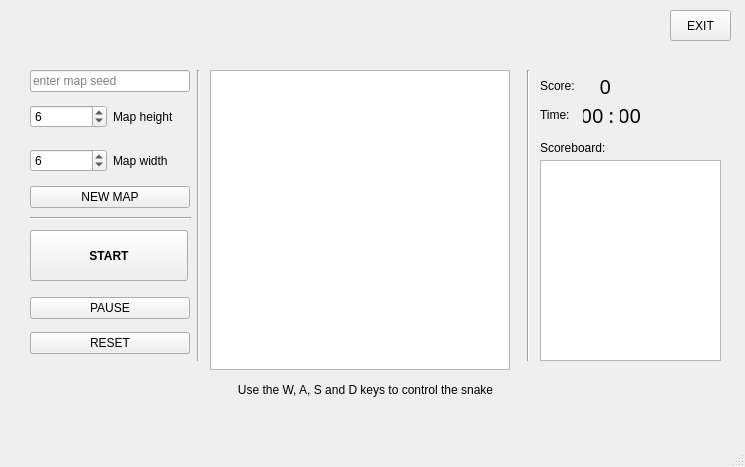
<?xml version="1.0" encoding="UTF-8"?>
<ui version="4.0">
 <class>MainWindow</class>
 <widget class="QMainWindow" name="MainWindow">
  <property name="geometry">
   <rect>
    <x>0</x>
    <y>0</y>
    <width>745</width>
    <height>467</height>
   </rect>
  </property>
  <property name="windowTitle">
   <string>MainWindow</string>
  </property>
  <widget class="QWidget" name="centralwidget">
   <widget class="QGraphicsView" name="gameView">
    <property name="geometry">
     <rect>
      <x>210</x>
      <y>70</y>
      <width>300</width>
      <height>300</height>
     </rect>
    </property>
   </widget>
   <widget class="QWidget" name="verticalLayoutWidget">
    <property name="geometry">
     <rect>
      <x>30</x>
      <y>70</y>
      <width>160</width>
      <height>138</height>
     </rect>
    </property>
    <layout class="QVBoxLayout" name="verticalLayout">
     <item>
      <widget class="QLineEdit" name="seedInputBox">
       <property name="text">
        <string/>
       </property>
       <property name="placeholderText">
        <string>enter map seed</string>
       </property>
      </widget>
     </item>
     <item>
      <layout class="QHBoxLayout" name="horizontalLayout">
       <item>
        <widget class="QSpinBox" name="heigthSelectBox">
         <property name="minimum">
          <number>3</number>
         </property>
         <property name="maximum">
          <number>10</number>
         </property>
         <property name="value">
          <number>6</number>
         </property>
        </widget>
       </item>
       <item>
        <widget class="QLabel" name="heighLabel">
         <property name="font">
          <font>
           <family>Arial</family>
          </font>
         </property>
         <property name="text">
          <string>Map height</string>
         </property>
        </widget>
       </item>
      </layout>
     </item>
     <item>
      <layout class="QHBoxLayout" name="horizontalLayout_2">
       <item>
        <widget class="QSpinBox" name="widthSelectBox">
         <property name="minimum">
          <number>3</number>
         </property>
         <property name="maximum">
          <number>10</number>
         </property>
         <property name="value">
          <number>6</number>
         </property>
        </widget>
       </item>
       <item>
        <widget class="QLabel" name="widthLabel">
         <property name="font">
          <font>
           <family>Arial</family>
          </font>
         </property>
         <property name="text">
          <string>Map width</string>
         </property>
        </widget>
       </item>
      </layout>
     </item>
     <item>
      <widget class="QPushButton" name="generatePushButton">
       <property name="font">
        <font>
         <family>Arial</family>
        </font>
       </property>
       <property name="text">
        <string>NEW MAP</string>
       </property>
      </widget>
     </item>
    </layout>
   </widget>
   <widget class="QWidget" name="verticalLayoutWidget_2">
    <property name="geometry">
     <rect>
      <x>30</x>
      <y>290</y>
      <width>160</width>
      <height>71</height>
     </rect>
    </property>
    <layout class="QVBoxLayout" name="verticalLayout_2">
     <item>
      <widget class="QPushButton" name="pausePushButton">
       <property name="font">
        <font>
         <family>Arial</family>
        </font>
       </property>
       <property name="text">
        <string>PAUSE</string>
       </property>
      </widget>
     </item>
     <item>
      <widget class="QPushButton" name="resetPushButton">
       <property name="font">
        <font>
         <family>Arial</family>
        </font>
       </property>
       <property name="text">
        <string>RESET</string>
       </property>
      </widget>
     </item>
    </layout>
   </widget>
   <widget class="QLabel" name="gameStatusLabel">
    <property name="enabled">
     <bool>true</bool>
    </property>
    <property name="geometry">
     <rect>
      <x>220</x>
      <y>10</y>
      <width>291</width>
      <height>51</height>
     </rect>
    </property>
    <property name="font">
     <font>
      <family>Arial</family>
      <pointsize>31</pointsize>
      <weight>75</weight>
      <bold>true</bold>
      <underline>false</underline>
     </font>
    </property>
    <property name="text">
     <string/>
    </property>
    <property name="alignment">
     <set>Qt::AlignCenter</set>
    </property>
   </widget>
   <widget class="QWidget" name="horizontalLayoutWidget">
    <property name="geometry">
     <rect>
      <x>540</x>
      <y>70</y>
      <width>71</width>
      <height>31</height>
     </rect>
    </property>
    <layout class="QHBoxLayout" name="horizontalLayout_3">
     <item>
      <widget class="QLabel" name="scoreTextLabel">
       <property name="font">
        <font>
         <family>Arial</family>
        </font>
       </property>
       <property name="text">
        <string>Score:</string>
       </property>
      </widget>
     </item>
     <item>
      <widget class="QLabel" name="scoreNumberLabel">
       <property name="font">
        <font>
         <family>Impact</family>
         <pointsize>15</pointsize>
        </font>
       </property>
       <property name="text">
        <string>0</string>
       </property>
       <property name="alignment">
        <set>Qt::AlignRight|Qt::AlignTrailing|Qt::AlignVCenter</set>
       </property>
      </widget>
     </item>
    </layout>
   </widget>
   <widget class="QLabel" name="timeTextLabel">
    <property name="geometry">
     <rect>
      <x>540</x>
      <y>100</y>
      <width>40</width>
      <height>29</height>
     </rect>
    </property>
    <property name="font">
     <font>
      <family>Arial</family>
     </font>
    </property>
    <property name="text">
     <string>Time:</string>
    </property>
   </widget>
   <widget class="Line" name="line">
    <property name="geometry">
     <rect>
      <x>190</x>
      <y>70</y>
      <width>16</width>
      <height>291</height>
     </rect>
    </property>
    <property name="orientation">
     <enum>Qt::Vertical</enum>
    </property>
   </widget>
   <widget class="QPushButton" name="startPushButton">
    <property name="geometry">
     <rect>
      <x>30</x>
      <y>230</y>
      <width>158</width>
      <height>51</height>
     </rect>
    </property>
    <property name="font">
     <font>
      <family>Arial</family>
      <weight>75</weight>
      <bold>true</bold>
     </font>
    </property>
    <property name="text">
     <string>START</string>
    </property>
   </widget>
   <widget class="Line" name="line_2">
    <property name="geometry">
     <rect>
      <x>30</x>
      <y>210</y>
      <width>161</width>
      <height>16</height>
     </rect>
    </property>
    <property name="orientation">
     <enum>Qt::Horizontal</enum>
    </property>
   </widget>
   <widget class="QLabel" name="timeMinutesLabel">
    <property name="geometry">
     <rect>
      <x>583</x>
      <y>100</y>
      <width>31</width>
      <height>29</height>
     </rect>
    </property>
    <property name="font">
     <font>
      <family>Impact</family>
      <pointsize>15</pointsize>
     </font>
    </property>
    <property name="text">
     <string>00 :</string>
    </property>
    <property name="alignment">
     <set>Qt::AlignRight|Qt::AlignTrailing|Qt::AlignVCenter</set>
    </property>
   </widget>
   <widget class="QLabel" name="timeSecondsLabel">
    <property name="geometry">
     <rect>
      <x>620</x>
      <y>100</y>
      <width>21</width>
      <height>29</height>
     </rect>
    </property>
    <property name="font">
     <font>
      <family>Impact</family>
      <pointsize>15</pointsize>
     </font>
    </property>
    <property name="text">
     <string>00</string>
    </property>
    <property name="alignment">
     <set>Qt::AlignRight|Qt::AlignTrailing|Qt::AlignVCenter</set>
    </property>
   </widget>
   <widget class="Line" name="line_3">
    <property name="geometry">
     <rect>
      <x>520</x>
      <y>70</y>
      <width>16</width>
      <height>291</height>
     </rect>
    </property>
    <property name="orientation">
     <enum>Qt::Vertical</enum>
    </property>
   </widget>
   <widget class="QTextBrowser" name="scoreBoardBrowser">
    <property name="geometry">
     <rect>
      <x>540</x>
      <y>160</y>
      <width>181</width>
      <height>201</height>
     </rect>
    </property>
   </widget>
   <widget class="QLabel" name="scoreBoardLabel">
    <property name="geometry">
     <rect>
      <x>540</x>
      <y>140</y>
      <width>91</width>
      <height>16</height>
     </rect>
    </property>
    <property name="font">
     <font>
      <family>Arial</family>
     </font>
    </property>
    <property name="text">
     <string>Scoreboard:</string>
    </property>
   </widget>
   <widget class="QPushButton" name="exitPushButton">
    <property name="geometry">
     <rect>
      <x>670</x>
      <y>10</y>
      <width>61</width>
      <height>31</height>
     </rect>
    </property>
    <property name="font">
     <font>
      <family>Arial</family>
     </font>
    </property>
    <property name="text">
     <string>EXIT</string>
    </property>
   </widget>
   <widget class="QLabel" name="instructions">
    <property name="geometry">
     <rect>
      <x>190</x>
      <y>380</y>
      <width>351</width>
      <height>20</height>
     </rect>
    </property>
    <property name="text">
     <string>Use the W, A, S and D keys to control the snake</string>
    </property>
    <property name="alignment">
     <set>Qt::AlignCenter</set>
    </property>
   </widget>
   <zorder>gameView</zorder>
   <zorder>verticalLayoutWidget</zorder>
   <zorder>verticalLayoutWidget_2</zorder>
   <zorder>horizontalLayoutWidget</zorder>
   <zorder>timeTextLabel</zorder>
   <zorder>line</zorder>
   <zorder>startPushButton</zorder>
   <zorder>line_2</zorder>
   <zorder>timeMinutesLabel</zorder>
   <zorder>timeSecondsLabel</zorder>
   <zorder>gameStatusLabel</zorder>
   <zorder>line_3</zorder>
   <zorder>scoreBoardBrowser</zorder>
   <zorder>scoreBoardLabel</zorder>
   <zorder>exitPushButton</zorder>
   <zorder>instructions</zorder>
  </widget>
  <widget class="QMenuBar" name="menubar">
   <property name="geometry">
    <rect>
     <x>0</x>
     <y>0</y>
     <width>745</width>
     <height>25</height>
    </rect>
   </property>
  </widget>
  <widget class="QStatusBar" name="statusbar"/>
 </widget>
 <resources/>
 <connections/>
</ui>
